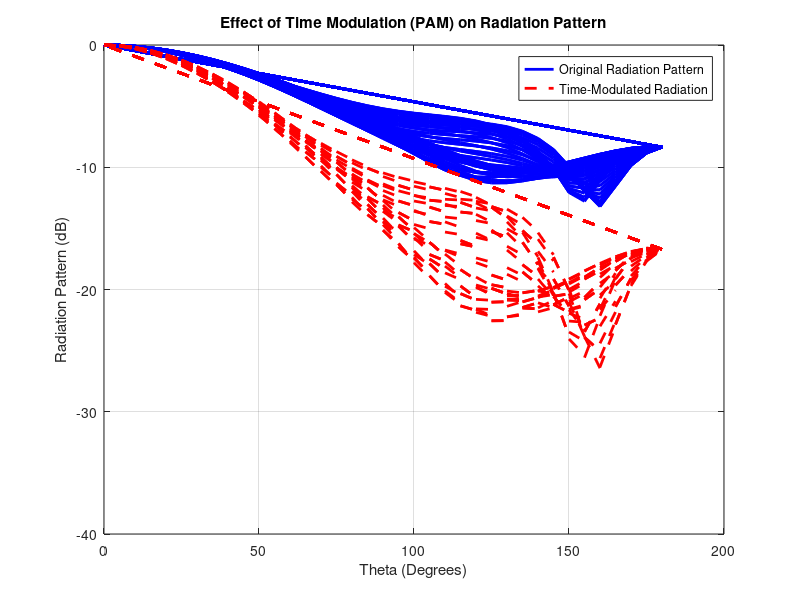

Recreate this plot in MATLAB.
clc; clear; close all;

% 1 Load far-field data
load('converted_data.mat');  

% 2 Extract data
phi = data(:,1);  
theta = data(:,2);
Re_Etheta = data(:,3);
Im_Etheta = data(:,4);
Re_Ephi = data(:,5);
Im_Ephi = data(:,6);

% 3 Compute E-field magnitudes
E_theta = sqrt(Re_Etheta.^2 + Im_Etheta.^2);  
E_phi = sqrt(Re_Ephi.^2 + Im_Ephi.^2);  
E_total = sqrt(E_theta.^2 + E_phi.^2); % Total E-field magnitude

% 4 Apply Time Modulation (PAM - Pulse Amplitude Modulation)
T = 4;  % Define pulse repetition period
num_samples = length(E_total); % Number of data points
time_modulation = mod((1:num_samples), T) > 1; % ON/OFF pattern (simple PAM)
E_total_modulated = E_total .* time_modulation'; % Apply modulation to E-field

% 5 Compute Radiation Intensity U (modulated)
eta = 377;  % Free space impedance
U_modulated = (E_total_modulated.^2) / (2 * eta);

% 6 Numerical Integration for Total Radiated Power
dTheta = deg2rad(5);  % Step size for integration
dPhi = deg2rad(5);
P_total_modulated = sum(U_modulated .* sin(deg2rad(theta)) * dTheta * dPhi);

% 7 Compute Directivity (D) for time-modulated pattern
D_modulated = (4 * pi * U_modulated) / P_total_modulated;
D_modulated_dB = 10 * log10(D_modulated / max(D_modulated)); % Convert to dB

% 8 Plot the Normal vs. Time-Modulated Radiation Pattern
figure;
plot(theta, 10 * log10(E_total / max(E_total)), 'b', 'LineWidth', 2); hold on;
plot(theta, D_modulated_dB, 'r--', 'LineWidth', 2);
xlabel('Theta (Degrees)');
ylabel('Radiation Pattern (dB)');
legend('Original Radiation Pattern', 'Time-Modulated Radiation');
title('Effect of Time Modulation (PAM) on Radiation Pattern');
grid on;
ylim([-40 0]);
